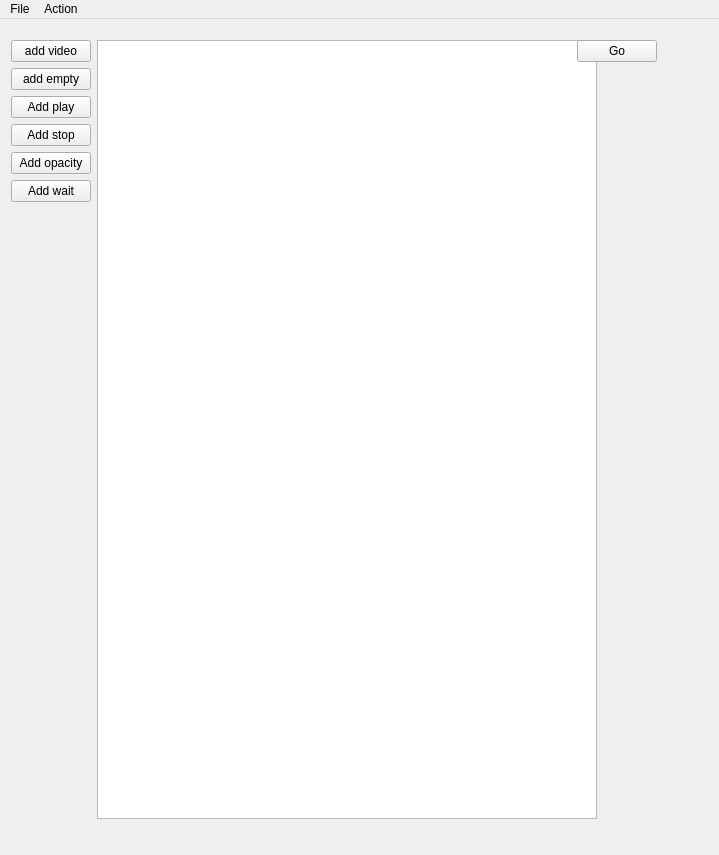
<?xml version="1.0" encoding="UTF-8"?>
<ui version="4.0">
 <class>MainWindow</class>
 <widget class="QMainWindow" name="MainWindow">
  <property name="geometry">
   <rect>
    <x>0</x>
    <y>0</y>
    <width>719</width>
    <height>855</height>
   </rect>
  </property>
  <property name="windowTitle">
   <string>MainWindow</string>
  </property>
  <widget class="QWidget" name="centralWidget">
   <widget class="QWidget" name="">
    <property name="geometry">
     <rect>
      <x>0</x>
      <y>10</y>
      <width>668</width>
      <height>801</height>
     </rect>
    </property>
    <layout class="QHBoxLayout" name="horizontalLayout">
     <property name="sizeConstraint">
      <enum>QLayout::SetMaximumSize</enum>
     </property>
     <item>
      <layout class="QVBoxLayout" name="verticalLayout">
       <item>
        <widget class="QPushButton" name="pushButton">
         <property name="text">
          <string>add video</string>
         </property>
        </widget>
       </item>
       <item>
        <widget class="QPushButton" name="pushButton_3">
         <property name="text">
          <string>add empty</string>
         </property>
        </widget>
       </item>
       <item>
        <widget class="QPushButton" name="pushButton_4">
         <property name="text">
          <string>Add play</string>
         </property>
        </widget>
       </item>
       <item>
        <widget class="QPushButton" name="pushButton_5">
         <property name="text">
          <string>Add stop</string>
         </property>
        </widget>
       </item>
       <item>
        <widget class="QPushButton" name="pushButton_6">
         <property name="text">
          <string>Add opacity</string>
         </property>
        </widget>
       </item>
       <item>
        <widget class="QPushButton" name="pushButton_7">
         <property name="text">
          <string>Add wait</string>
         </property>
        </widget>
       </item>
       <item>
        <spacer name="verticalSpacer">
         <property name="orientation">
          <enum>Qt::Vertical</enum>
         </property>
         <property name="sizeHint" stdset="0">
          <size>
           <width>20</width>
           <height>40</height>
          </size>
         </property>
        </spacer>
       </item>
      </layout>
     </item>
     <item>
      <widget class="SMActionList" name="listWidget">
       <property name="minimumSize">
        <size>
         <width>500</width>
         <height>0</height>
        </size>
       </property>
       <property name="acceptDrops">
        <bool>true</bool>
       </property>
       <property name="dragDropMode">
        <enum>QAbstractItemView::InternalMove</enum>
       </property>
      </widget>
     </item>
     <item>
      <layout class="QVBoxLayout" name="verticalLayout_2">
       <item>
        <widget class="QPushButton" name="pushButton_2">
         <property name="text">
          <string>Go</string>
         </property>
        </widget>
       </item>
       <item>
        <spacer name="verticalSpacer_2">
         <property name="orientation">
          <enum>Qt::Vertical</enum>
         </property>
         <property name="sizeHint" stdset="0">
          <size>
           <width>20</width>
           <height>40</height>
          </size>
         </property>
        </spacer>
       </item>
      </layout>
     </item>
    </layout>
   </widget>
  </widget>
  <widget class="QMenuBar" name="menuBar">
   <property name="geometry">
    <rect>
     <x>0</x>
     <y>0</y>
     <width>719</width>
     <height>21</height>
    </rect>
   </property>
   <widget class="QMenu" name="menuFile">
    <property name="title">
     <string>File</string>
    </property>
    <addaction name="actionCreate"/>
    <addaction name="actionClear"/>
    <addaction name="actionOpen"/>
    <addaction name="actionSave"/>
    <addaction name="actionSave_As"/>
   </widget>
   <widget class="QMenu" name="menuAction">
    <property name="title">
     <string>Action</string>
    </property>
    <addaction name="actionVideo"/>
    <addaction name="actionAudio"/>
    <addaction name="actionEmpty"/>
    <addaction name="separator"/>
    <addaction name="actionGo"/>
    <addaction name="actionStop_All"/>
    <addaction name="actionStop"/>
   </widget>
   <addaction name="menuFile"/>
   <addaction name="menuAction"/>
  </widget>
  <action name="actionVideo">
   <property name="text">
    <string>Video...</string>
   </property>
   <property name="toolTip">
    <string>Add video action</string>
   </property>
   <property name="shortcut">
    <string>Ctrl+Shift+V</string>
   </property>
  </action>
  <action name="actionAudio">
   <property name="text">
    <string>Audio</string>
   </property>
   <property name="shortcut">
    <string>Ctrl+Shift+A</string>
   </property>
  </action>
  <action name="actionEmpty">
   <property name="text">
    <string>Empty</string>
   </property>
   <property name="shortcut">
    <string>Ctrl+Shift+E</string>
   </property>
  </action>
  <action name="actionCreate">
   <property name="text">
    <string>Create</string>
   </property>
  </action>
  <action name="actionOpen">
   <property name="text">
    <string>Open...</string>
   </property>
   <property name="shortcut">
    <string>Ctrl+O</string>
   </property>
  </action>
  <action name="actionSave">
   <property name="enabled">
    <bool>true</bool>
   </property>
   <property name="text">
    <string>Save</string>
   </property>
   <property name="shortcut">
    <string>Ctrl+S</string>
   </property>
  </action>
  <action name="actionSave_As">
   <property name="text">
    <string>Save As...</string>
   </property>
   <property name="shortcut">
    <string>Ctrl+Shift+S</string>
   </property>
  </action>
  <action name="actionClear">
   <property name="text">
    <string>Clear</string>
   </property>
   <property name="shortcut">
    <string>Ctrl+Shift+C</string>
   </property>
  </action>
  <action name="actionGo">
   <property name="text">
    <string>Go</string>
   </property>
   <property name="shortcut">
    <string>Space</string>
   </property>
  </action>
  <action name="actionStop_All">
   <property name="text">
    <string>Stop All</string>
   </property>
   <property name="shortcut">
    <string>Esc</string>
   </property>
  </action>
  <action name="actionStop">
   <property name="text">
    <string>Stop</string>
   </property>
   <property name="shortcut">
    <string>S</string>
   </property>
  </action>
 </widget>
 <layoutdefault spacing="6" margin="11"/>
 <customwidgets>
  <customwidget>
   <class>SMActionList</class>
   <extends>QListWidget</extends>
   <header>Action/smactionlist.h</header>
   <slots>
    <slot>addVideoActionMenu()</slot>
    <slot>go()</slot>
    <slot>addEmptyActionMenu()</slot>
    <slot>stopAll()</slot>
    <slot>stopSelected()</slot>
    <slot>addPlayAction()</slot>
    <slot>addStopAction()</slot>
    <slot>addOpacityAction()</slot>
    <slot>addWaitAction()</slot>
   </slots>
  </customwidget>
 </customwidgets>
 <resources/>
 <connections>
  <connection>
   <sender>pushButton</sender>
   <signal>clicked()</signal>
   <receiver>listWidget</receiver>
   <slot>addVideoActionMenu()</slot>
   <hints>
    <hint type="sourcelabel">
     <x>90</x>
     <y>74</y>
    </hint>
    <hint type="destinationlabel">
     <x>378</x>
     <y>200</y>
    </hint>
   </hints>
  </connection>
  <connection>
   <sender>pushButton_2</sender>
   <signal>clicked()</signal>
   <receiver>listWidget</receiver>
   <slot>go()</slot>
   <hints>
    <hint type="sourcelabel">
     <x>678</x>
     <y>92</y>
    </hint>
    <hint type="destinationlabel">
     <x>176</x>
     <y>110</y>
    </hint>
   </hints>
  </connection>
  <connection>
   <sender>actionGo</sender>
   <signal>triggered()</signal>
   <receiver>listWidget</receiver>
   <slot>go()</slot>
   <hints>
    <hint type="sourcelabel">
     <x>-1</x>
     <y>-1</y>
    </hint>
    <hint type="destinationlabel">
     <x>250</x>
     <y>217</y>
    </hint>
   </hints>
  </connection>
  <connection>
   <sender>pushButton_3</sender>
   <signal>clicked()</signal>
   <receiver>listWidget</receiver>
   <slot>addEmptyActionMenu()</slot>
   <hints>
    <hint type="sourcelabel">
     <x>68</x>
     <y>96</y>
    </hint>
    <hint type="destinationlabel">
     <x>170</x>
     <y>113</y>
    </hint>
   </hints>
  </connection>
  <connection>
   <sender>actionStop_All</sender>
   <signal>triggered()</signal>
   <receiver>listWidget</receiver>
   <slot>stopAll()</slot>
   <hints>
    <hint type="sourcelabel">
     <x>-1</x>
     <y>-1</y>
    </hint>
    <hint type="destinationlabel">
     <x>359</x>
     <y>217</y>
    </hint>
   </hints>
  </connection>
  <connection>
   <sender>actionStop</sender>
   <signal>triggered()</signal>
   <receiver>listWidget</receiver>
   <slot>stopSelected()</slot>
   <hints>
    <hint type="sourcelabel">
     <x>-1</x>
     <y>-1</y>
    </hint>
    <hint type="destinationlabel">
     <x>359</x>
     <y>217</y>
    </hint>
   </hints>
  </connection>
  <connection>
   <sender>pushButton_4</sender>
   <signal>clicked()</signal>
   <receiver>listWidget</receiver>
   <slot>addPlayAction()</slot>
   <hints>
    <hint type="sourcelabel">
     <x>81</x>
     <y>129</y>
    </hint>
    <hint type="destinationlabel">
     <x>124</x>
     <y>128</y>
    </hint>
   </hints>
  </connection>
  <connection>
   <sender>pushButton_5</sender>
   <signal>clicked()</signal>
   <receiver>listWidget</receiver>
   <slot>addStopAction()</slot>
   <hints>
    <hint type="sourcelabel">
     <x>84</x>
     <y>164</y>
    </hint>
    <hint type="destinationlabel">
     <x>111</x>
     <y>164</y>
    </hint>
   </hints>
  </connection>
  <connection>
   <sender>pushButton_6</sender>
   <signal>clicked()</signal>
   <receiver>listWidget</receiver>
   <slot>addOpacityAction()</slot>
   <hints>
    <hint type="sourcelabel">
     <x>72</x>
     <y>196</y>
    </hint>
    <hint type="destinationlabel">
     <x>114</x>
     <y>217</y>
    </hint>
   </hints>
  </connection>
  <connection>
   <sender>pushButton_7</sender>
   <signal>clicked()</signal>
   <receiver>listWidget</receiver>
   <slot>addWaitAction()</slot>
   <hints>
    <hint type="sourcelabel">
     <x>69</x>
     <y>222</y>
    </hint>
    <hint type="destinationlabel">
     <x>143</x>
     <y>261</y>
    </hint>
   </hints>
  </connection>
 </connections>
</ui>
